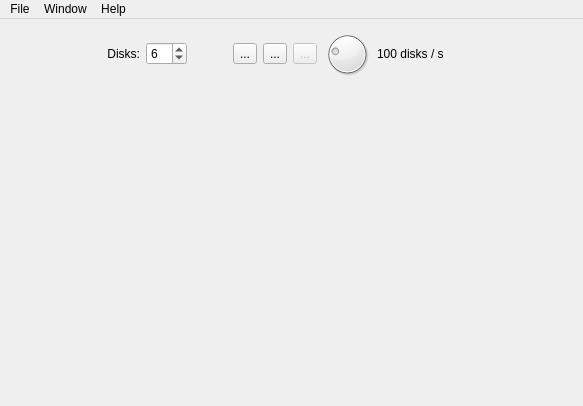
<?xml version="1.0" encoding="UTF-8"?>
<ui version="4.0">
 <class>TowerOfHanoi</class>
 <widget class="QMainWindow" name="TowerOfHanoi">
  <property name="geometry">
   <rect>
    <x>0</x>
    <y>0</y>
    <width>583</width>
    <height>406</height>
   </rect>
  </property>
  <property name="windowTitle">
   <string>Tower of Hanoi</string>
  </property>
  <widget class="QWidget" name="centralWidget">
   <layout class="QVBoxLayout" name="verticalLayout">
    <item>
     <layout class="QHBoxLayout" name="horizontalLayout">
      <item>
       <spacer name="horizontalSpacer_2">
        <property name="orientation">
         <enum>Qt::Horizontal</enum>
        </property>
        <property name="sizeHint" stdset="0">
         <size>
          <width>40</width>
          <height>20</height>
         </size>
        </property>
       </spacer>
      </item>
      <item>
       <widget class="QLabel" name="disksLabel">
        <property name="text">
         <string>Disks:</string>
        </property>
        <property name="alignment">
         <set>Qt::AlignRight|Qt::AlignTrailing|Qt::AlignVCenter</set>
        </property>
        <property name="buddy">
         <cstring>spinBox</cstring>
        </property>
       </widget>
      </item>
      <item>
       <widget class="QSpinBox" name="spinBox">
        <property name="toolTip">
         <string>Number of disks</string>
        </property>
        <property name="minimum">
         <number>1</number>
        </property>
        <property name="maximum">
         <number>16</number>
        </property>
        <property name="value">
         <number>6</number>
        </property>
       </widget>
      </item>
      <item>
       <spacer name="horizontalSpacer_4">
        <property name="orientation">
         <enum>Qt::Horizontal</enum>
        </property>
        <property name="sizeType">
         <enum>QSizePolicy::Fixed</enum>
        </property>
        <property name="sizeHint" stdset="0">
         <size>
          <width>40</width>
          <height>20</height>
         </size>
        </property>
       </spacer>
      </item>
      <item>
       <widget class="QToolButton" name="playPauseButton">
        <property name="toolTip">
         <string>Solve</string>
        </property>
        <property name="text">
         <string>...</string>
        </property>
        <property name="icon">
         <iconset>
          <normaloff>:/icons/play.svg</normaloff>:/icons/play.svg</iconset>
        </property>
        <property name="iconSize">
         <size>
          <width>24</width>
          <height>24</height>
         </size>
        </property>
       </widget>
      </item>
      <item>
       <widget class="QToolButton" name="singleStepButton">
        <property name="toolTip">
         <string>Single-step</string>
        </property>
        <property name="text">
         <string>...</string>
        </property>
        <property name="icon">
         <iconset>
          <normaloff>:/icons/step.svg</normaloff>:/icons/step.svg</iconset>
        </property>
        <property name="iconSize">
         <size>
          <width>24</width>
          <height>24</height>
         </size>
        </property>
        <property name="shortcut">
         <string>Meta+S</string>
        </property>
       </widget>
      </item>
      <item>
       <widget class="QToolButton" name="resetButton">
        <property name="enabled">
         <bool>false</bool>
        </property>
        <property name="toolTip">
         <string>Reset</string>
        </property>
        <property name="text">
         <string>...</string>
        </property>
        <property name="icon">
         <iconset>
          <normaloff>:/icons/reset.svg</normaloff>:/icons/reset.svg</iconset>
        </property>
        <property name="iconSize">
         <size>
          <width>24</width>
          <height>24</height>
         </size>
        </property>
       </widget>
      </item>
      <item>
       <widget class="QDial" name="dial">
        <property name="maximumSize">
         <size>
          <width>48</width>
          <height>48</height>
         </size>
        </property>
        <property name="toolTip">
         <string>Speed</string>
        </property>
        <property name="singleStep">
         <number>2</number>
        </property>
        <property name="value">
         <number>24</number>
        </property>
       </widget>
      </item>
      <item>
       <widget class="QLabel" name="diskRateLabel">
        <property name="minimumSize">
         <size>
          <width>100</width>
          <height>0</height>
         </size>
        </property>
        <property name="text">
         <string>100 disks / s</string>
        </property>
        <property name="buddy">
         <cstring>dial</cstring>
        </property>
       </widget>
      </item>
      <item>
       <spacer name="horizontalSpacer_3">
        <property name="orientation">
         <enum>Qt::Horizontal</enum>
        </property>
        <property name="sizeHint" stdset="0">
         <size>
          <width>40</width>
          <height>20</height>
         </size>
        </property>
       </spacer>
      </item>
     </layout>
    </item>
    <item>
     <widget class="TowerView" name="towerView" native="true">
      <property name="sizePolicy">
       <sizepolicy hsizetype="Preferred" vsizetype="Preferred">
        <horstretch>0</horstretch>
        <verstretch>1</verstretch>
       </sizepolicy>
      </property>
      <property name="minimumSize">
       <size>
        <width>480</width>
        <height>240</height>
       </size>
      </property>
     </widget>
    </item>
   </layout>
  </widget>
  <widget class="QMenuBar" name="menuBar">
   <property name="geometry">
    <rect>
     <x>0</x>
     <y>0</y>
     <width>583</width>
     <height>27</height>
    </rect>
   </property>
   <widget class="QMenu" name="menuFile">
    <property name="title">
     <string>File</string>
    </property>
    <addaction name="actionQuit"/>
   </widget>
   <widget class="QMenu" name="menuHelp">
    <property name="title">
     <string>Help</string>
    </property>
    <addaction name="actionAbout"/>
    <addaction name="actionAboutQt"/>
   </widget>
   <widget class="QMenu" name="menuWindow">
    <property name="title">
     <string>Window</string>
    </property>
    <addaction name="actionStackTrace"/>
    <addaction name="actionProgress"/>
   </widget>
   <addaction name="menuFile"/>
   <addaction name="menuWindow"/>
   <addaction name="menuHelp"/>
  </widget>
  <action name="actionQuit">
   <property name="text">
    <string>Exit</string>
   </property>
   <property name="menuRole">
    <enum>QAction::QuitRole</enum>
   </property>
  </action>
  <action name="actionAbout">
   <property name="text">
    <string>About</string>
   </property>
   <property name="menuRole">
    <enum>QAction::AboutRole</enum>
   </property>
  </action>
  <action name="actionAboutQt">
   <property name="text">
    <string>About Qt</string>
   </property>
   <property name="menuRole">
    <enum>QAction::AboutQtRole</enum>
   </property>
  </action>
  <action name="actionStackTrace">
   <property name="text">
    <string>Stack Trace</string>
   </property>
  </action>
  <action name="actionProgress">
   <property name="text">
    <string>Progress</string>
   </property>
  </action>
 </widget>
 <layoutdefault spacing="6" margin="11"/>
 <customwidgets>
  <customwidget>
   <class>TowerView</class>
   <extends>QWidget</extends>
   <header>towerview.h</header>
   <container>1</container>
  </customwidget>
 </customwidgets>
 <tabstops>
  <tabstop>spinBox</tabstop>
 </tabstops>
 <resources/>
 <connections>
  <connection>
   <sender>actionQuit</sender>
   <signal>triggered()</signal>
   <receiver>TowerOfHanoi</receiver>
   <slot>close()</slot>
   <hints>
    <hint type="sourcelabel">
     <x>-1</x>
     <y>-1</y>
    </hint>
    <hint type="destinationlabel">
     <x>291</x>
     <y>202</y>
    </hint>
   </hints>
  </connection>
  <connection>
   <sender>playPauseButton</sender>
   <signal>clicked()</signal>
   <receiver>TowerOfHanoi</receiver>
   <slot>playPause()</slot>
   <hints>
    <hint type="sourcelabel">
     <x>244</x>
     <y>58</y>
    </hint>
    <hint type="destinationlabel">
     <x>291</x>
     <y>202</y>
    </hint>
   </hints>
  </connection>
  <connection>
   <sender>singleStepButton</sender>
   <signal>clicked()</signal>
   <receiver>TowerOfHanoi</receiver>
   <slot>singleStep()</slot>
   <hints>
    <hint type="sourcelabel">
     <x>286</x>
     <y>58</y>
    </hint>
    <hint type="destinationlabel">
     <x>291</x>
     <y>202</y>
    </hint>
   </hints>
  </connection>
  <connection>
   <sender>resetButton</sender>
   <signal>clicked()</signal>
   <receiver>TowerOfHanoi</receiver>
   <slot>reset()</slot>
   <hints>
    <hint type="sourcelabel">
     <x>328</x>
     <y>58</y>
    </hint>
    <hint type="destinationlabel">
     <x>291</x>
     <y>202</y>
    </hint>
   </hints>
  </connection>
  <connection>
   <sender>spinBox</sender>
   <signal>valueChanged(int)</signal>
   <receiver>TowerOfHanoi</receiver>
   <slot>spinBoxChanged(int)</slot>
   <hints>
    <hint type="sourcelabel">
     <x>143</x>
     <y>58</y>
    </hint>
    <hint type="destinationlabel">
     <x>291</x>
     <y>202</y>
    </hint>
   </hints>
  </connection>
  <connection>
   <sender>dial</sender>
   <signal>valueChanged(int)</signal>
   <receiver>TowerOfHanoi</receiver>
   <slot>dialChanged(int)</slot>
   <hints>
    <hint type="sourcelabel">
     <x>379</x>
     <y>58</y>
    </hint>
    <hint type="destinationlabel">
     <x>291</x>
     <y>202</y>
    </hint>
   </hints>
  </connection>
  <connection>
   <sender>actionAbout</sender>
   <signal>triggered()</signal>
   <receiver>TowerOfHanoi</receiver>
   <slot>about()</slot>
   <hints>
    <hint type="sourcelabel">
     <x>-1</x>
     <y>-1</y>
    </hint>
    <hint type="destinationlabel">
     <x>291</x>
     <y>202</y>
    </hint>
   </hints>
  </connection>
  <connection>
   <sender>actionProgress</sender>
   <signal>triggered()</signal>
   <receiver>TowerOfHanoi</receiver>
   <slot>progressWindow()</slot>
   <hints>
    <hint type="sourcelabel">
     <x>-1</x>
     <y>-1</y>
    </hint>
    <hint type="destinationlabel">
     <x>291</x>
     <y>202</y>
    </hint>
   </hints>
  </connection>
  <connection>
   <sender>actionStackTrace</sender>
   <signal>triggered()</signal>
   <receiver>TowerOfHanoi</receiver>
   <slot>stackTraceWindow()</slot>
   <hints>
    <hint type="sourcelabel">
     <x>-1</x>
     <y>-1</y>
    </hint>
    <hint type="destinationlabel">
     <x>291</x>
     <y>202</y>
    </hint>
   </hints>
  </connection>
  <connection>
   <sender>TowerOfHanoi</sender>
   <signal>diskRateChanged(QString)</signal>
   <receiver>diskRateLabel</receiver>
   <slot>setText(QString)</slot>
   <hints>
    <hint type="sourcelabel">
     <x>291</x>
     <y>202</y>
    </hint>
    <hint type="destinationlabel">
     <x>439</x>
     <y>59</y>
    </hint>
   </hints>
  </connection>
 </connections>
 <slots>
  <signal>diskRateChanged(QString)</signal>
  <slot>about()</slot>
  <slot>progressWindow()</slot>
  <slot>stackTraceWindow()</slot>
  <slot>spinBoxChanged(int)</slot>
  <slot>dialChanged(int)</slot>
  <slot>playPause()</slot>
  <slot>singleStep()</slot>
  <slot>reset()</slot>
  <slot>step()</slot>
  <slot>finished()</slot>
 </slots>
</ui>
